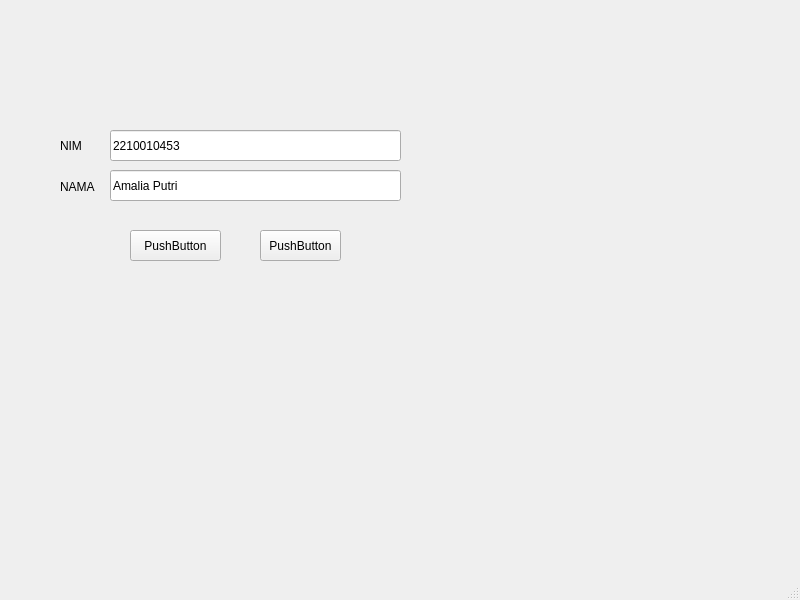
<?xml version="1.0" encoding="UTF-8"?>
<ui version="4.0">
 <class>MainWindow</class>
 <widget class="QMainWindow" name="MainWindow">
  <property name="geometry">
   <rect>
    <x>0</x>
    <y>0</y>
    <width>800</width>
    <height>600</height>
   </rect>
  </property>
  <property name="windowTitle">
   <string>MainWindow</string>
  </property>
  <widget class="QWidget" name="centralwidget">
   <widget class="QLabel" name="label">
    <property name="geometry">
     <rect>
      <x>60</x>
      <y>130</y>
      <width>71</width>
      <height>31</height>
     </rect>
    </property>
    <property name="text">
     <string>NIM</string>
    </property>
   </widget>
   <widget class="QLabel" name="label_2">
    <property name="geometry">
     <rect>
      <x>60</x>
      <y>180</y>
      <width>47</width>
      <height>13</height>
     </rect>
    </property>
    <property name="text">
     <string>NAMA</string>
    </property>
   </widget>
   <widget class="QLineEdit" name="lineEdit">
    <property name="geometry">
     <rect>
      <x>110</x>
      <y>130</y>
      <width>291</width>
      <height>31</height>
     </rect>
    </property>
    <property name="text">
     <string>2210010453</string>
    </property>
   </widget>
   <widget class="QLineEdit" name="lineEdit_2">
    <property name="geometry">
     <rect>
      <x>110</x>
      <y>170</y>
      <width>291</width>
      <height>31</height>
     </rect>
    </property>
    <property name="text">
     <string>Amalia Putri</string>
    </property>
   </widget>
   <widget class="QPushButton" name="pushButton">
    <property name="geometry">
     <rect>
      <x>130</x>
      <y>230</y>
      <width>91</width>
      <height>31</height>
     </rect>
    </property>
    <property name="text">
     <string>PushButton</string>
    </property>
   </widget>
   <widget class="QPushButton" name="pushButton_2">
    <property name="geometry">
     <rect>
      <x>260</x>
      <y>230</y>
      <width>81</width>
      <height>31</height>
     </rect>
    </property>
    <property name="autoFillBackground">
     <bool>false</bool>
    </property>
    <property name="text">
     <string>PushButton</string>
    </property>
   </widget>
  </widget>
  <widget class="QMenuBar" name="menubar">
   <property name="geometry">
    <rect>
     <x>0</x>
     <y>0</y>
     <width>800</width>
     <height>21</height>
    </rect>
   </property>
  </widget>
  <widget class="QStatusBar" name="statusbar"/>
 </widget>
 <resources/>
 <connections/>
</ui>
